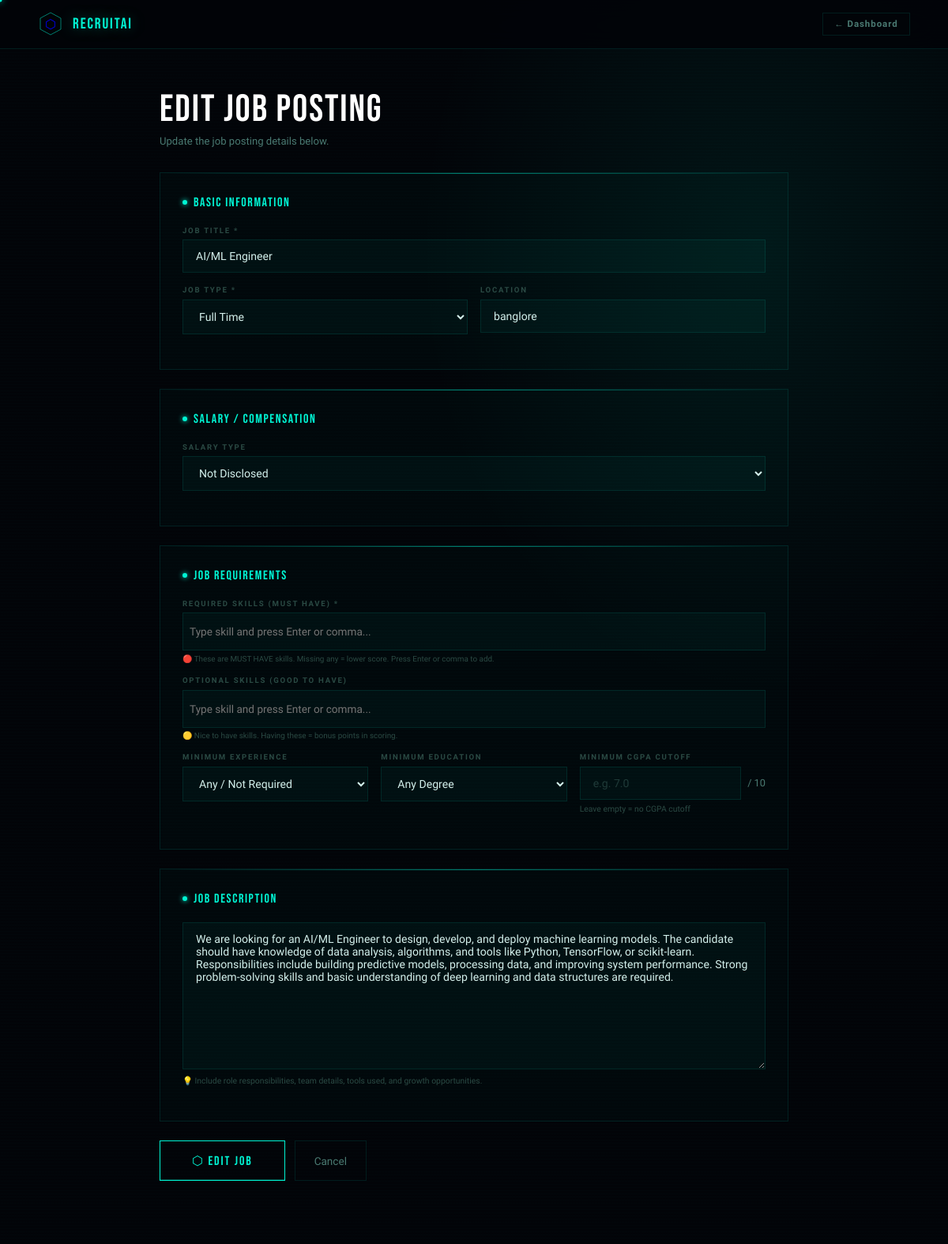
The page /jobs/2/edit/ (signed in) on the database its author committed.
### screener/models.py (models this page shows, shortened)
class JobPosting(models.Model):
    JOB_TYPE_CHOICES = [
        ('fulltime',   'Full Time'),
        ('parttime',   'Part Time'),
        ('internship', 'Internship'),
        ('remote',     'Remote'),
        ('hybrid',     'Hybrid'),
    ]
    EXPERIENCE_CHOICES = [
        ('any',      'Any / Not Required'),
        ('fresher',  'Fresher Only'),
        ('1',        '1+ Year'),
        ('2',        '2+ Years'),
        ('3',        '3+ Years'),
        ('5',        '5+ Years'),
        ('8',        '8+ Years'),
    ]
    EDUCATION_CHOICES = [
        ('any',      'Any Degree'),
        ('10th',     '10th Pass'),
        ('12th',     '12th Pass'),
        ('diploma',  'Diploma'),
        ('bca',      'BCA / B.Sc'),
        ('btech',    'B.Tech / B.E.'),
        ('mca',      'MCA / M.Sc'),
        ('mtech',    'M.Tech / M.E.'),
        ('mba',      'MBA'),
        ('phd',      'PhD'),
    ]
    SALARY_TYPE_CHOICES = [
        ('annual',  'Annual Package (LPA)'),
        ('monthly', 'Monthly Salary'),
        ('stipend', 'Stipend (Internship)'),
        ('undisclosed', 'Not Disclosed'),
    ]
    ANNUAL_SALARY_CHOICES = [
        ('not_disclosed', 'Not Disclosed'),
        ('below_3',       'Below 3 LPA'),
        ('3_5',           '3 - 5 LPA'),
        ('5_8',           '5 - 8 LPA'),
        ('8_12',          '8 - 12 LPA'),
        ('12_18',         '12 - 18 LPA'),
        ('18_25',         '18 - 25 LPA'),
        ('25_40',         '25 - 40 LPA'),
        ('40_plus',       '40 LPA+'),
    ]
    MONTHLY_SALARY_CHOICES = [
        ('not_disclosed', 'Not Disclosed'),
        ('below_15k',     'Below ₹15,000'),
        ('15_25k',        '₹15,000 - ₹25,000'),
        ('25_40k',        '₹25,000 - ₹40,000'),
        ('40_60k',        '₹40,000 - ₹60,000'),
        ('60_100k',       '₹60,000 - ₹1,00,000'),
        ('100k_plus',     '₹1,00,000+'),
    ]
    STIPEND_CHOICES = [
        ('unpaid',    'Unpaid / Certificate Only'),
        ('below_5k',  'Below ₹5,000/month'),
        ('5_10k',     '₹5,000 - ₹10,000/month'),
        ('10_15k',    '₹10,000 - ₹15,000/month'),
        ('15_20k',    '₹15,000 - ₹20,000/month'),
        ('20k_plus',  '₹20,000+/month'),
    ]
    title        = models.CharField(max_length=200)
    description  = models.TextField()
    created_by   = models.ForeignKey(User, on_delete=models.CASCADE, related_name='job_postings')
    created_at   = models.DateTimeField(default=timezone.now)
    is_active    = models.BooleanField(default=True)
    location     = models.CharField(max_length=200, blank=True)
    job_type         = models.CharField(max_length=20, choices=JOB_TYPE_CHOICES, default='fulltime')
    required_skills  = models.TextField(default='[]')   # JSON list
    optional_skills  = models.TextField(default='[]')   # JSON list
    min_experience   = models.CharField(max_length=20, choices=EXPERIENCE_CHOICES, default='any')
    min_education    = models.CharField(max_length=20, choices=EDUCATION_CHOICES, default='any')
    min_cgpa         = models.FloatField(default=0.0)   # 0.0 = no cutoff
    salary_type      = models.CharField(max_length=20, choices=SALARY_TYPE_CHOICES, default='undisclosed')
    salary_range     = models.CharField(max_length=50, default='not_disclosed')
    class Meta:
        ordering = ['-created_at']
    @property
    def required_skills_list(self):
        try:
            return json.loads(self.required_skills)
        except:
            return []
    @property
    def optional_skills_list(self):
        try:
            return json.loads(self.optional_skills)
        except:
            return []

### screener/views.py (the view, shortened to what this page needs)
# urls.py: path('jobs/<int:pk>/edit/', views.job_edit, name='job_edit'),
@hr_required
def job_edit(request, pk):
    job = get_object_or_404(JobPosting, pk=pk, created_by=request.user)
    return render(request, 'screener/job_form.html', {'job': job, 'action': 'Edit'})

### screener/views.py (called while the page is built)
def hr_required(view_func):
    @wraps(view_func)
    def wrapper(request, *args, **kwargs):
        if not request.user.is_authenticated:
            return redirect('login')
        try:
            if request.user.userprofile.role != 'hr':
                return redirect('candidate_portal')
        except:
            return redirect('login')
        return view_func(request, *args, **kwargs)
    return wrapper

### templates/screener/job_form.html (shortened to what this page needs)
<!DOCTYPE html>
<html lang="en">
<head>
</head>
<body>
<div class="sea-bg"></div><div class="scanlines"></div>
<nav>
  <a href="/dashboard/" class="nb">
    <div class="nh"><svg width="32" height="32" viewBox="0 0 32 32"><polygon points="16,2 29,9 29,23 16,30 3,23 3,9" fill="none" stroke="rgba(0,245,212,0.5)" stroke-width="1"/></svg><span class="ng">⬡</span></div>
    <span class="nn">RecruitAI</span>
  </a>
  <a href="/dashboard/" class="back">← Dashboard</a>
</nav>
<div class="page">
  <div class="page-title">{{ action }} Job Posting</div>
  <div class="page-sub">{% if action == 'Create' %}Fill all details carefully — structured fields improve AI screening accuracy.{% else %}Update the job posting details below.{% endif %}</div>
  <form method="post" id="jobForm">
    <div class="section">
      <div class="section-title">Basic Information</div>
      <div class="field">
        <label class="fl">Job Title *</label>
        <input type="text" name="title" class="fi" value="{% if job %}{{ job.title }}{% endif %}" placeholder="e.g. Senior Python Django Developer" required>
      </div>
      <div class="row2">
        <div class="field">
          <label class="fl">Job Type *</label>
          <select name="job_type" class="fs">
            <option value="fulltime"   {% if job and job.job_type == 'fulltime'   %}selected{% endif %}>Full Time</option>
          </select>
        </div>
        <div class="field">
          <label class="fl">Location</label>
          <input type="text" name="location" class="fi" value="{% if job %}{{ job.location }}{% endif %}" placeholder="e.g. Bangalore / Remote">
        </div>
      </div>
    </div>
    <div class="section">
      <div class="section-title">Salary / Compensation</div>
      <div class="field">
        <label class="fl">Salary Type</label>
        <select name="salary_type" class="fs" id="salaryType" onchange="toggleSalary()">
          <option value="undisclosed" {% if job and job.salary_type == 'undisclosed' %}selected{% endif %}>Not Disclosed</option>
        </select>
      </div>
    </div>
    <div class="section">
      <div class="section-title">Job Requirements</div>
      <div class="field">
        <label class="fl">Required Skills (Must Have) *</label>
        <div class="tag-wrap" id="reqWrap" onclick="document.getElementById('reqInput').focus()">
          <input class="tag-input" id="reqInput" placeholder="Type skill and press Enter or comma...">
        </div>
        <div class="tag-hint">🔴 These are MUST HAVE skills. Missing any = lower score. Press Enter or comma to add.</div>
      </div>
      <div class="field">
        <label class="fl">Optional Skills (Good to Have)</label>
        <div class="tag-wrap" id="optWrap" onclick="document.getElementById('optInput').focus()">
          <input class="tag-input" id="optInput" placeholder="Type skill and press Enter or comma...">
        </div>
        <div class="tag-hint">🟡 Nice to have skills. Having these = bonus points in scoring.</div>
      </div>
      <div class="row3">
        <div class="field">
          <label class="fl">Minimum Experience</label>
          <select name="min_experience" class="fs">
            <option value="any"     {% if job and job.min_experience == 'any'     %}selected{% endif %}>Any / Not Required</option>
          </select>
        </div>
        <div class="field">
          <label class="fl">Minimum Education</label>
          <select name="min_education" class="fs">
            <option value="any"     {% if job and job.min_education == 'any'     %}selected{% endif %}>Any Degree</option>
          </select>
        </div>
        <div class="field">
          <label class="fl">Minimum CGPA Cutoff</label>
          <div class="cgpa-wrap">
            <input type="number" name="min_cgpa" class="fi" step="0.1" min="0" max="10"
              value="{% if job and job.min_cgpa > 0 %}{{ job.min_cgpa }}{% endif %}"
              placeholder="e.g. 7.0">
            <span class="cgpa-label">/ 10</span>
          </div>
          <div class="hint">Leave empty = no CGPA cutoff</div>
        </div>
      </div>
    </div>
    <div class="section">
      <div class="section-title">Job Description</div>
      <div class="field">
        <textarea name="description" class="ft" rows="10"
          placeholder="Describe the role, responsibilities, company culture, what you are looking for. The more detail you provide, the more accurate the AI matching will be." required>{% if job %}{{ job.description }}{% endif %}</textarea>
        <div class="hint">💡 Include role responsibilities, team details, tools used, and growth opportunities.</div>
      </div>
    </div>
    <div class="actions">
      <button type="submit" class="btn-sub"><span>⬡ {{ action }} Job</span></button>
      <a href="/dashboard/" class="btn-cancel">Cancel</a>
    </div>
  </form>
</div>
</body>
</html>

### templates/screener/job_form.html (style rules this page uses)
:root { --ink:#020408;--glow1:#00f5d4;--glow2:#00c9a7;--bio1:#7affde;--rose:#ff4d7e;--amber:#ffb830;--text:#d4f0ec;--dim:#4a7a72;--dimmer:#2a4a44;--border:rgba(0,245,212,0.1);--border2:rgba(0,245,212,0.25); }
*,*::before,*::after { box-sizing:border-box;margin:0;padding:0; }
body { background:var(--ink);color:var(--text);font-family:'Cabinet Grotesk',sans-serif;min-height:100vh;cursor:none; }
.sea-bg { position:fixed;inset:0;z-index:0;background:radial-gradient(ellipse 60% 60% at 80% 20%,rgba(0,245,212,.07) 0%,transparent 60%),var(--ink); }
nav { position:sticky;top:0;z-index:50;background:rgba(2,4,8,.9);backdrop-filter:blur(16px);border-bottom:1px solid var(--border);padding:.9rem 3rem;display:flex;align-items:center; }
.nb { display:flex;align-items:center;gap:.75rem;text-decoration:none; }
.nh { width:32px;height:32px;position:relative;display:flex;align-items:center;justify-content:center; }
.nh svg { position:absolute;inset:0;animation:spin 10s linear infinite; }
.ng { position:relative;z-index:1; }
.nn { font-family:'Bebas Neue',sans-serif;font-size:1.2rem;letter-spacing:.1em;color:var(--glow1);text-shadow:0 0 20px rgba(0,245,212,.4); }
.back { margin-left:auto;padding:.4rem .9rem;font-size:.72rem;font-weight:700;border:1px solid var(--border);color:var(--dim);text-decoration:none;transition:all .2s;letter-spacing:.08em; }
.page { position:relative;z-index:5;max-width:860px;margin:0 auto;padding:3rem 2rem 5rem; }
.page-title { font-family:'Bebas Neue',sans-serif;font-size:3rem;letter-spacing:.04em;color:#fff;margin-bottom:.25rem; }
.page-sub { font-size:.82rem;color:var(--dim);margin-bottom:2rem; }
.section { background:rgba(0,245,212,.02);border:1px solid var(--border);padding:1.75rem;margin-bottom:1.5rem;position:relative;overflow:hidden; }
.section::before { content:'';position:absolute;top:0;left:0;right:0;height:1px;background:linear-gradient(90deg,transparent,var(--glow1),transparent);opacity:.5; }
.section-title { font-family:'Bebas Neue',sans-serif;font-size:1rem;letter-spacing:.1em;color:var(--glow1);margin-bottom:1.25rem;display:flex;align-items:center;gap:.5rem; }
.section-title::before { content:'';width:6px;height:6px;border-radius:50%;background:var(--glow1);box-shadow:0 0 6px var(--glow1); }
.row2 { display:grid;grid-template-columns:1fr 1fr;gap:1rem; }
.row3 { display:grid;grid-template-columns:1fr 1fr 1fr;gap:1rem; }
.field { margin-bottom:1rem; }
.fl { font-size:.6rem;font-weight:700;color:var(--dimmer);text-transform:uppercase;letter-spacing:.18em;display:block;margin-bottom:.4rem; }
.fi,.ft,.fs { width:100%;background:rgba(0,245,212,.03);border:1px solid var(--border);padding:.75rem 1rem;color:var(--text);font-family:'Cabinet Grotesk',sans-serif;font-size:.88rem;outline:none;transition:all .2s; }
.fi::placeholder,.ft::placeholder { color:rgba(74,122,114,.4); }
.ft { resize:vertical; }
.fs option { background:#050d12; }
.hint { font-size:.65rem;color:var(--dimmer);margin-top:.3rem; }
.tag-wrap { background:rgba(0,245,212,.03);border:1px solid var(--border);padding:.5rem;min-height:48px;display:flex;flex-wrap:wrap;gap:.35rem;align-items:center;transition:border-color .2s;cursor:text; }
.tag-input { background:none;border:none;outline:none;color:var(--text);font-family:'Cabinet Grotesk',sans-serif;font-size:.85rem;min-width:120px;flex:1; }
.tag-hint { font-size:.62rem;color:var(--dimmer);margin-top:.3rem; }
.cgpa-wrap { display:flex;align-items:center;gap:.5rem; }
.cgpa-wrap .fi { flex:1; }
.cgpa-label { font-size:.8rem;color:var(--dim);white-space:nowrap; }
.actions { display:flex;gap:.75rem;margin-top:.5rem; }
.btn-sub { padding:.9rem 2.5rem;background:transparent;border:1.5px solid var(--glow1);color:var(--glow1);font-family:'Bebas Neue',sans-serif;font-size:1rem;letter-spacing:.12em;cursor:none;position:relative;overflow:hidden;transition:all .3s; }
.btn-sub::before { content:'';position:absolute;inset:0;background:var(--glow1);transform:translateY(100%);transition:transform .4s cubic-bezier(.16,1,.3,1); }
.btn-sub span { position:relative;z-index:1;transition:color .3s; }
.btn-cancel { padding:.9rem 1.5rem;background:transparent;border:1px solid var(--border);color:var(--dim);text-decoration:none;font-size:.85rem;transition:all .2s;display:inline-flex;align-items:center; }

### rows shown on the page
JobPosting: title "AI/ML Engineer", job_type "Full Time", location "banglore", salary_type "Not Disclosed", min_experience "Any / Not Required", min_education "Any Degree", description "We are looking for an AI/ML Engineer to design, develop, and deploy machine learning models. The candidate should have knowledge of data analysis, algorithms, and tools like Python, TensorFlow, or scikit-learn. Responsibilities include building predictive models, processing data, and improving system performance. Strong problem-solving skills and basic understanding of deep learning and data structures are required."

### other values the page prints
{{ action }} "Edit"
